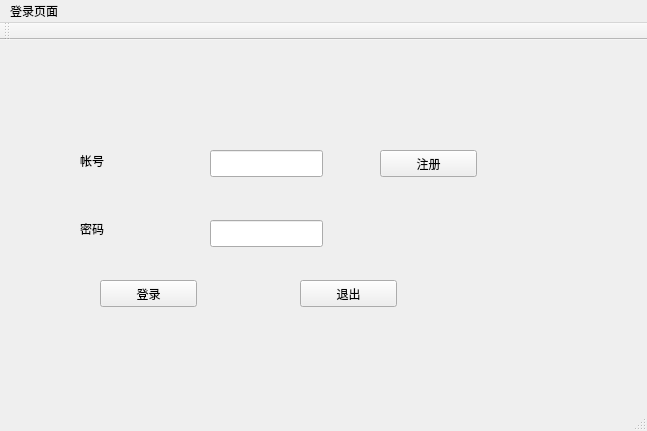
<?xml version="1.0" encoding="UTF-8"?>
<ui version="4.0">
 <class>MainWindow</class>
 <widget class="QMainWindow" name="MainWindow">
  <property name="geometry">
   <rect>
    <x>0</x>
    <y>0</y>
    <width>647</width>
    <height>431</height>
   </rect>
  </property>
  <property name="windowTitle">
   <string>MainWindow</string>
  </property>
  <widget class="QWidget" name="centralWidget">
   <widget class="QLabel" name="label">
    <property name="geometry">
     <rect>
      <x>80</x>
      <y>110</y>
      <width>67</width>
      <height>21</height>
     </rect>
    </property>
    <property name="text">
     <string>帐号</string>
    </property>
   </widget>
   <widget class="QLabel" name="label_2">
    <property name="geometry">
     <rect>
      <x>80</x>
      <y>180</y>
      <width>67</width>
      <height>17</height>
     </rect>
    </property>
    <property name="text">
     <string>密码</string>
    </property>
   </widget>
   <widget class="QLineEdit" name="logIdLE">
    <property name="geometry">
     <rect>
      <x>210</x>
      <y>110</y>
      <width>113</width>
      <height>27</height>
     </rect>
    </property>
   </widget>
   <widget class="QLineEdit" name="logPwdLE">
    <property name="geometry">
     <rect>
      <x>210</x>
      <y>180</y>
      <width>113</width>
      <height>27</height>
     </rect>
    </property>
   </widget>
   <widget class="QPushButton" name="regBtn">
    <property name="geometry">
     <rect>
      <x>380</x>
      <y>110</y>
      <width>97</width>
      <height>27</height>
     </rect>
    </property>
    <property name="text">
     <string>注册</string>
    </property>
   </widget>
   <widget class="QPushButton" name="loginBtn">
    <property name="geometry">
     <rect>
      <x>100</x>
      <y>240</y>
      <width>97</width>
      <height>27</height>
     </rect>
    </property>
    <property name="text">
     <string>登录</string>
    </property>
   </widget>
   <widget class="QPushButton" name="exitBtn">
    <property name="geometry">
     <rect>
      <x>300</x>
      <y>240</y>
      <width>97</width>
      <height>27</height>
     </rect>
    </property>
    <property name="text">
     <string>退出</string>
    </property>
   </widget>
  </widget>
  <widget class="QMenuBar" name="menuBar">
   <property name="geometry">
    <rect>
     <x>0</x>
     <y>0</y>
     <width>647</width>
     <height>25</height>
    </rect>
   </property>
   <widget class="QMenu" name="menu">
    <property name="title">
     <string>登录页面</string>
    </property>
   </widget>
   <addaction name="menu"/>
  </widget>
  <widget class="QToolBar" name="mainToolBar">
   <attribute name="toolBarArea">
    <enum>TopToolBarArea</enum>
   </attribute>
   <attribute name="toolBarBreak">
    <bool>false</bool>
   </attribute>
  </widget>
  <widget class="QStatusBar" name="statusBar"/>
 </widget>
 <layoutdefault spacing="6" margin="11"/>
 <resources/>
 <connections/>
</ui>
